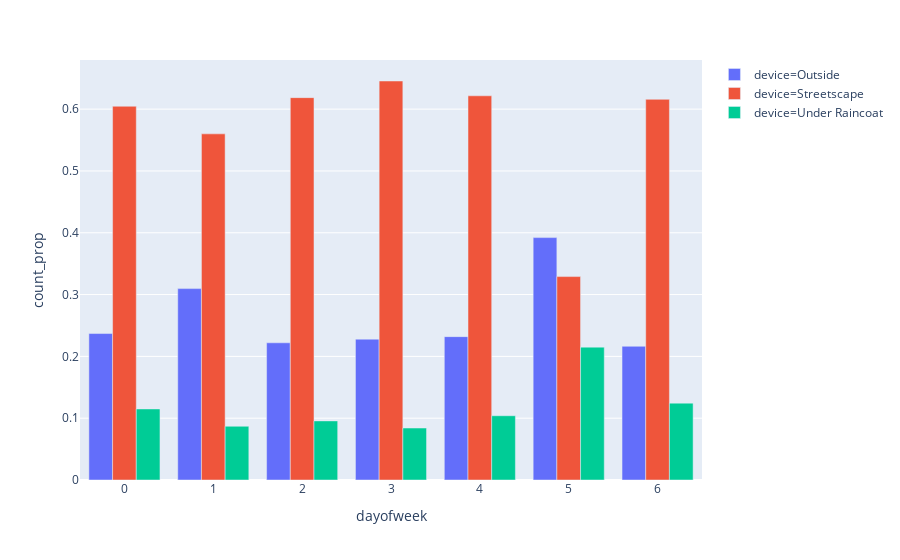

Source (notebook cell):
### Code cell
fd_1d_prop_week = feed_dwell_1d_prop.groupby(['dayofweek', 'device']).mean().reset_index()
px.bar(fd_1d_prop_week[fd_1d_prop_week['count']!=0], x='dayofweek', y='count_prop', color='device', barmode='group')

### Figure 1 — Plotly figure (JSON) as saved in the notebook; plotly's stock layout.template omitted (floating-point values rounded to 4 significant figures)
{"data": [{"alignmentgroup": "True", "hoverlabel": {"namelength": 0}, "hovertemplate": "device=Outside<br>dayofweek=%{x}<br>count_prop=%{y}", "legendgroup": "device=Outside", "marker": {"color": "#636efa"}, "name": "device=Outside", "offsetgroup": "device=Outside", "orientation": "v", "showlegend": true, "textposition": "auto", "type": "bar", "x": [0, 1, 2, 3, 4, 5, 6], "xaxis": "x", "y": [0.237, 0.3096, 0.222, 0.2279, 0.2319, 0.3922, 0.2163], "yaxis": "y"}, {"alignmentgroup": "True", "hoverlabel": {"namelength": 0}, "hovertemplate": "device=Streetscape<br>dayofweek=%{x}<br>count_prop=%{y}", "legendgroup": "device=Streetscape", "marker": {"color": "#EF553B"}, "name": "device=Streetscape", "offsetgroup": "device=Streetscape", "orientation": "v", "showlegend": true, "textposition": "auto", "type": "bar", "x": [0, 1, 2, 3, 4, 5, 6], "xaxis": "x", "y": [0.6046, 0.56, 0.6186, 0.6455, 0.6215, 0.3291, 0.6159], "yaxis": "y"}, {"alignmentgroup": "True", "hoverlabel": {"namelength": 0}, "hovertemplate": "device=Under Raincoat<br>dayofweek=%{x}<br>count_prop=%{y}", "legendgroup": "device=Under Raincoat", "marker": {"color": "#00cc96"}, "name": "device=Under Raincoat", "offsetgroup": "device=Under Raincoat", "orientation": "v", "showlegend": true, "textposition": "auto", "type": "bar", "x": [0, 1, 2, 3, 4, 5, 6], "xaxis": "x", "y": [0.1149, 0.08692, 0.0956, 0.08408, 0.104, 0.2149, 0.1244], "yaxis": "y"}], "layout": {"barmode": "group", "legend": {"tracegroupgap": 0}, "margin": {"t": 60}, "xaxis": {"anchor": "y", "domain": [0, 1], "title": {"text": "dayofweek"}}, "yaxis": {"anchor": "x", "domain": [0, 1], "title": {"text": "count_prop"}}}}
